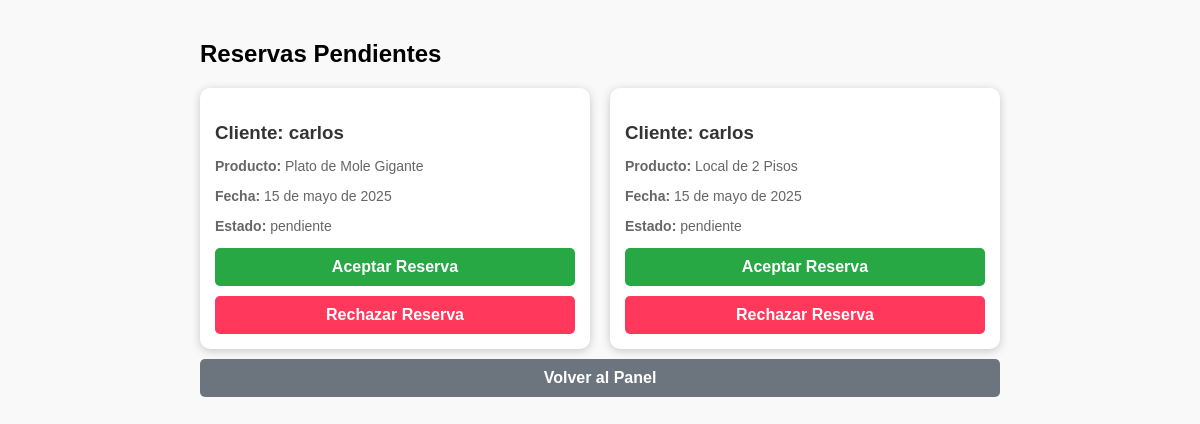
The page /reservas/gestionar/ (signed in) on the database its author committed.
### usuarios/models.py (models this page shows, shortened)
class Reserva(models.Model):
    ESTADOS_RESERVA = [
        ('pendiente', 'Pendiente'),
        ('aceptada', 'Aceptada'),
        ('rechazada', 'Rechazada'),
    ]
    producto = models.ForeignKey(Producto, on_delete=models.CASCADE)
    cliente = models.ForeignKey(Usuario, on_delete=models.CASCADE)
    fecha = models.DateField()
    estado = models.CharField(max_length=20, choices=ESTADOS_RESERVA, default='pendiente')

class Usuario(AbstractUser):
    tipo_usuario = models.CharField(max_length=20, choices=[
        ('cliente', 'Cliente'),
        ('proveedor', 'Proveedor'),
    ], default='cliente')
    telefono = models.CharField(max_length=15, blank=True, null=True)

class Producto(models.Model):
    CATEGORIAS = [
        ('local', 'Local'),
        ('entretenimiento', 'Entretenimiento'),
        ('comida', 'Comida'),
    ]
    proveedor = models.ForeignKey(Usuario, on_delete=models.CASCADE)
    nombre = models.CharField(max_length=100)
    categoria = models.CharField(max_length=20, choices=CATEGORIAS)
    descripcion = models.TextField()
    capacidad = models.IntegerField()
    precio = models.DecimalField(max_digits=10, decimal_places=2)

### usuarios/views.py (the view, shortened to what this page needs)
# urls.py: path('reservas/gestionar/', gestionar_reservas, name='gestionar_reservas'),
@login_required
def gestionar_reservas(request):
    reservas_pendientes = Reserva.objects.filter(producto__proveedor=request.user, estado='pendiente')
    return render(request, 'usuarios/gestionar_reservas.html', {'reservas': reservas_pendientes})

### usuarios/templates/usuarios/gestionar_reservas.html (shortened to what this page needs)
{% load static %}
<!DOCTYPE html>
<html lang="es">
<head>
    <link rel="stylesheet" href="{% static 'usuarios/gestionar_reservas.css' %}">
</head>
<body>
    <div class="container">
        <h2>Reservas Pendientes</h2>
        <div class="reservation-grid">
            {% for reserva in reservas %}
            <div class="reservation-card">
                <h3>Cliente: {{ reserva.cliente.username }}</h3>
                <p><strong>Producto:</strong> {{ reserva.producto.nombre }}</p>
                <p><strong>Fecha:</strong> {{ reserva.fecha }}</p>
                <p><strong>Estado:</strong> {{ reserva.estado }}</p>
                <form method="post">
                    <button type="submit" name="accion" value="aceptar" class="accept-button">Aceptar Reserva</button>
                    <button type="submit" name="accion" value="rechazar" class="reject-button">Rechazar Reserva</button>
                </form>
            </div>
            {% endfor %}
        </div>
        <a href="{% url 'panel_proveedor' %}">
            <button class="back-button">Volver al Panel</button>
        </a>
    </div>
</body>
</html>

### static/usuarios/gestionar_reservas.css (style rules this page uses)
body { background-color: #f9f9f9; font-family: Arial, sans-serif; margin: 0; padding: 20px; }
.container { max-width: 800px; margin: auto; }
.reservation-grid { display: grid; grid-template-columns: repeat(auto-fit, minmax(250px, 1fr)); gap: 20px; }
.reservation-card { background-color: white; padding: 15px; border-radius: 10px; box-shadow: 0 2px 10px rgba(0, 0, 0, 0.2); text-align: left; }
.reservation-card h3 { color: #333; margin-bottom: 5px; }
.reservation-card p { color: #666; font-size: 14px; }
.accept-button, .reject-button { display: block; width: 100%; padding: 10px; font-size: 16px; font-weight: bold; border-radius: 5px; cursor: pointer; text-align: center; border: none; margin-top: 10px; }
.accept-button { background-color: #28a745; color: white; }
.reject-button { background-color: #ff385c; color: white; }
.back-button { background-color: #6c757d; color: white; border: none; padding: 10px; cursor: pointer; border-radius: 5px; width: 100%; font-size: 16px; font-weight: bold; margin-top: 10px; }

### rows shown on the page
Reserva: cliente.username "carlos", producto.nombre "Plato de Mole Gigante", fecha "15 de mayo de 2025", estado "pendiente"
Reserva: cliente.username "carlos", producto.nombre "Local de 2 Pisos", fecha "15 de mayo de 2025", estado "pendiente"
